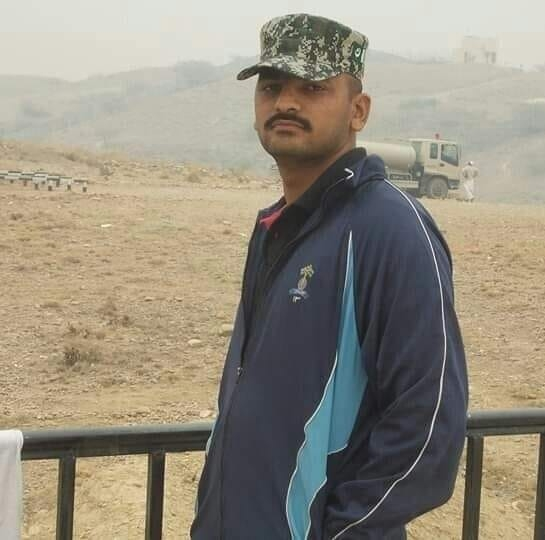
#> input picture resources/ch.jpg, 545 x 540 px
$ python opencv_3.py
#> lines starting #> are read from the running program, lines starting #| are printed output that depends on the picture
# grayscale conversion
import cv2 as cv
from cv2 import cvtColor
from matplotlib.pyplot import gray

img = cv.imread('resources/ch.jpg')
#> img is the input picture: shape (540, 545, 3); mean B, G, R 127.4, 142.1, 149
img = cv.resize(img, (800,600))
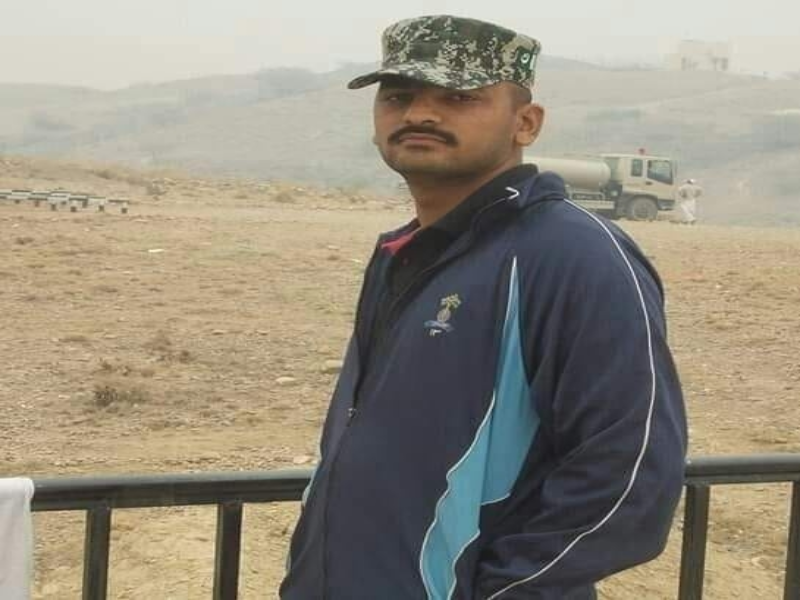
#> img: shape (600, 800, 3); mean B, G, R 127.3, 142, 148.9

# conversion
gray_img = cvtColor(img, cv.COLOR_BGR2GRAY)
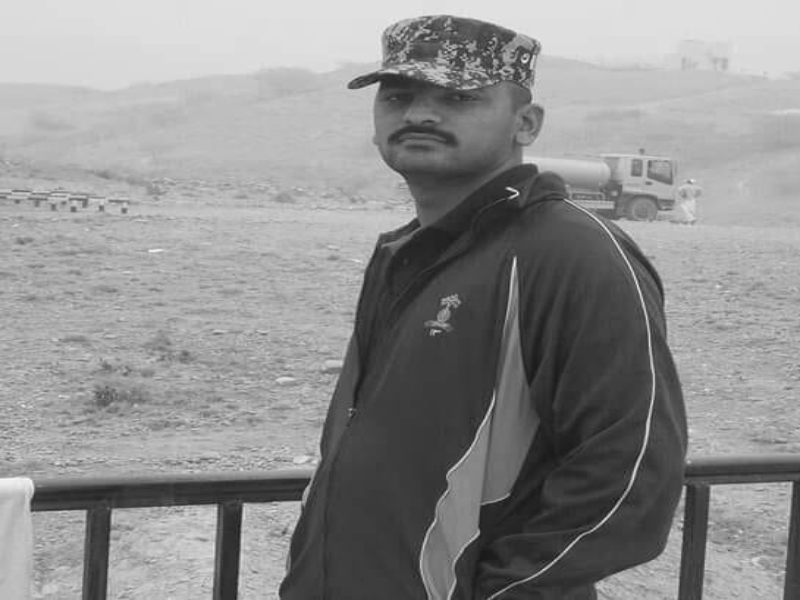
#> gray_img: shape (600, 800); min 20, max 249, mean 142.4
# display
cv.imshow('first',img)
cv.imshow('Gray',gray_img)

 # delay code
cv.waitKey(5000)
cv.destroyAllWindows()

$ run again, with resources/ch1.jpg copied over resources/ch.jpg
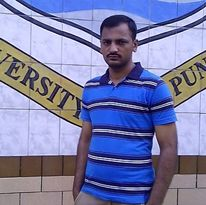
#> input picture resources/ch1.jpg, 206 x 205 px
#> img is the input picture: shape (205, 206, 3); mean B, G, R 168.6, 125.6, 122.3
#> `img = cv.resize(img, (800,600))`:
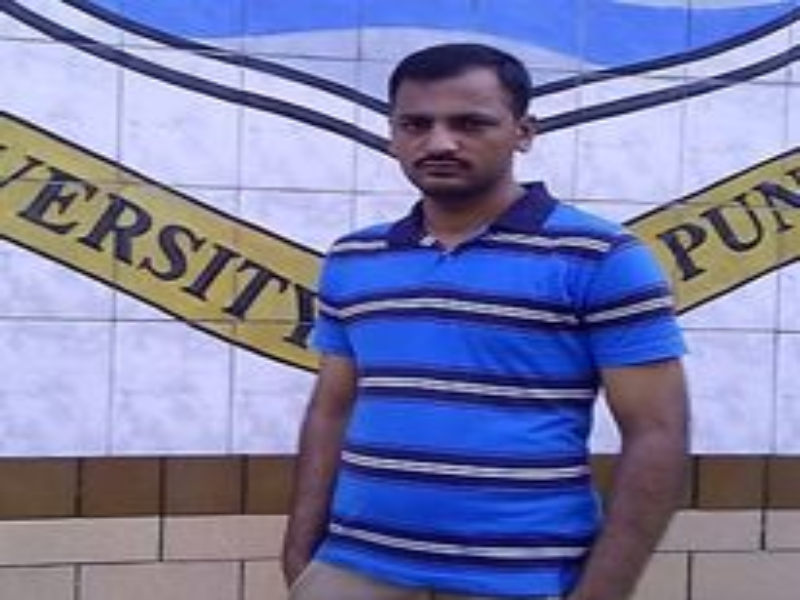
#> img: shape (600, 800, 3); mean B, G, R 168.5, 125.5, 122.1
#> `gray_img = cvtColor(img, cv.COLOR_BGR2GRAY)`:
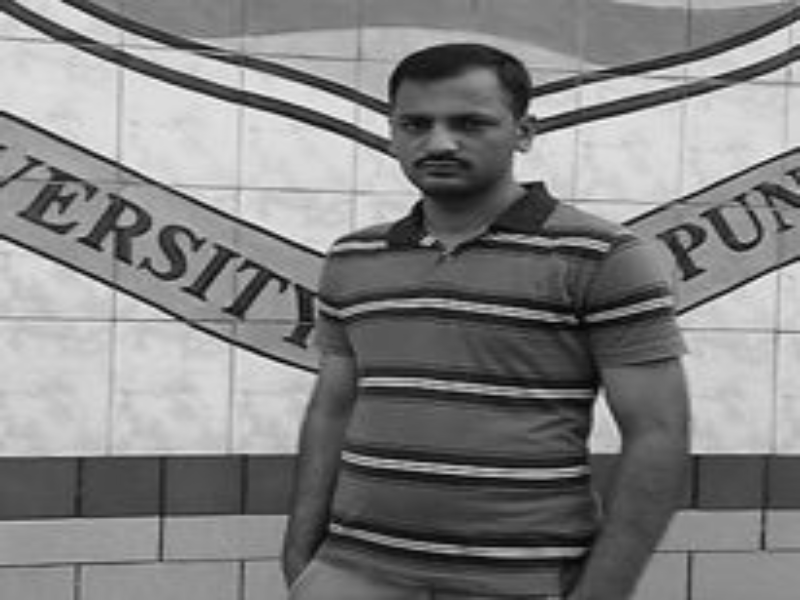
#> gray_img: shape (600, 800); min 2, max 250, mean 129.4

$ run again, with resources/faces.jpg copied over resources/ch.jpg
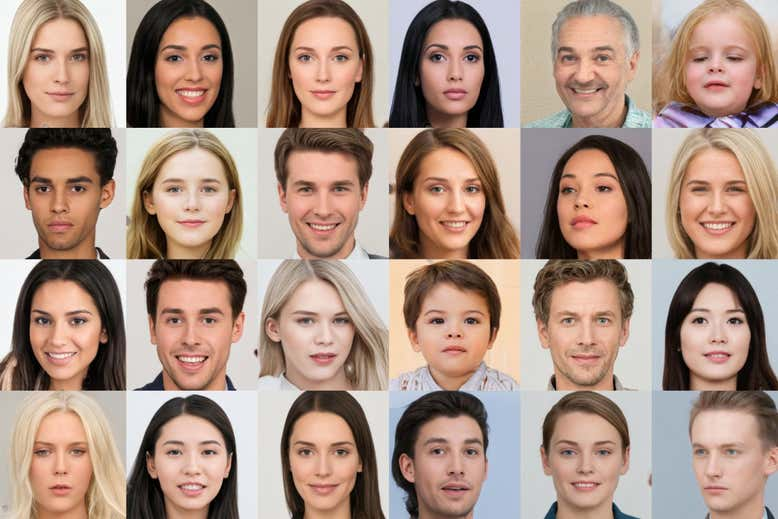
#> input picture resources/faces.jpg, 778 x 519 px
#> img is the input picture: shape (519, 778, 3); mean B, G, R 131.5, 145, 170.5
#> `img = cv.resize(img, (800,600))`:
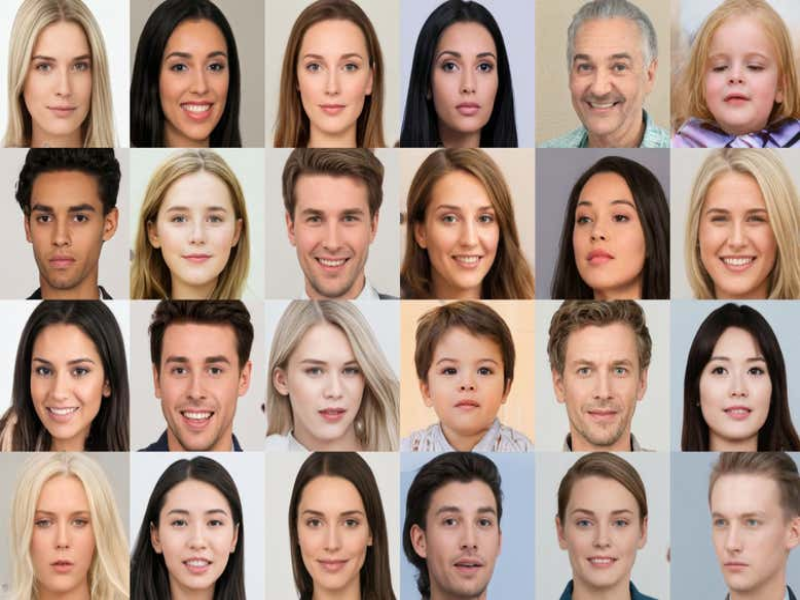
#> img: shape (600, 800, 3); mean B, G, R 131.4, 144.9, 170.4
#> `gray_img = cvtColor(img, cv.COLOR_BGR2GRAY)`:
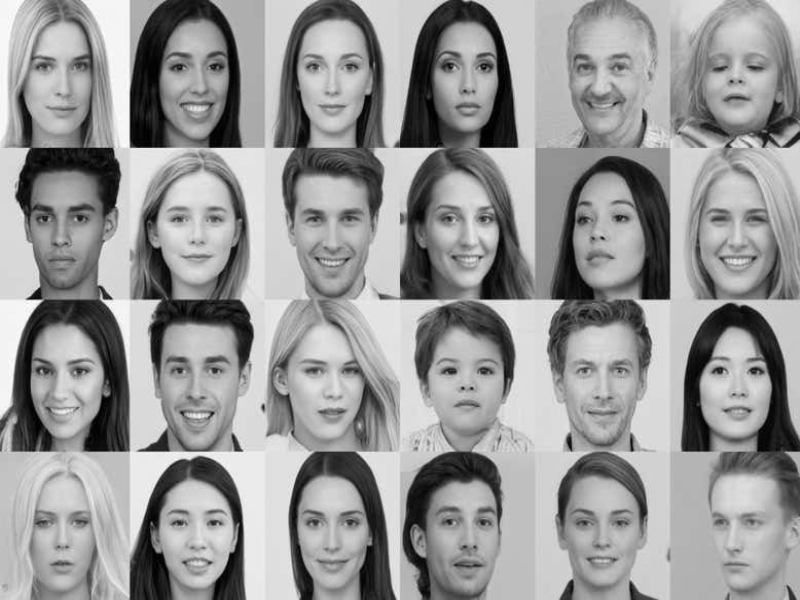
#> gray_img: shape (600, 800); min 0, max 254, mean 151
